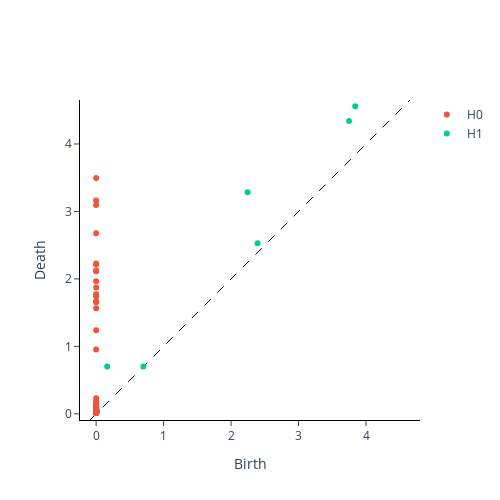

Notebook source saved alongside this figure:
### Markdown cell above
### EDA:

### Code cell
from gtda.plotting import plot_diagram, plot_point_cloud

mi_tda = AnalisisTDA(embedding_type = "STK", univariate = True, option_uni = 2)
X_univariate = np.array(df_interesting["precio_frambuesa"].copy()) # X_train["precio_frambuesa"]

# homologia_persistente(self, datos, embedding_dimension = 2, embedding_time_delay = 1, window_size = 100,  stride = 4)
embedding_dimension = 10
embedding_time_delay = 3
stride = 3
diagrama, features, plot_cloud = mi_tda.homologia_persistente(X_univariate, embedding_dimension = embedding_dimension, embedding_time_delay = embedding_time_delay, window_size = 100,  stride = stride)
# plots
plot_diagram(diagrama)
